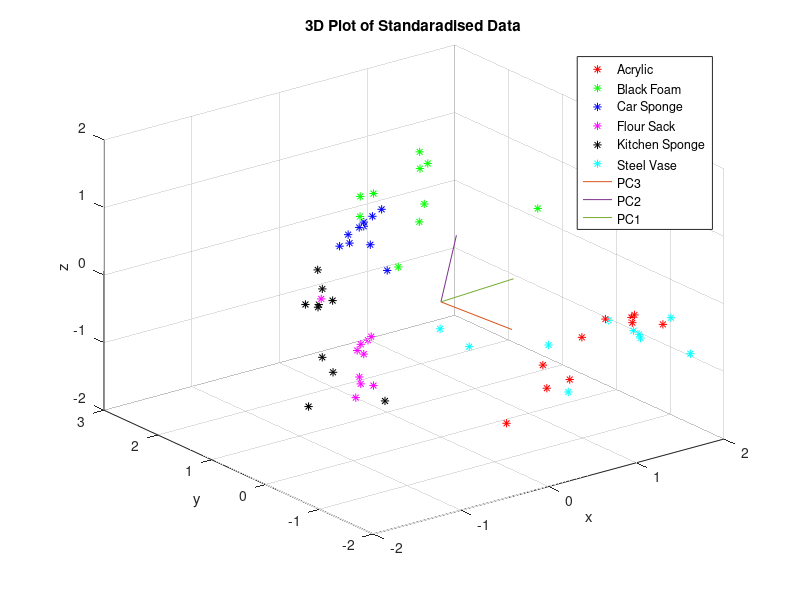
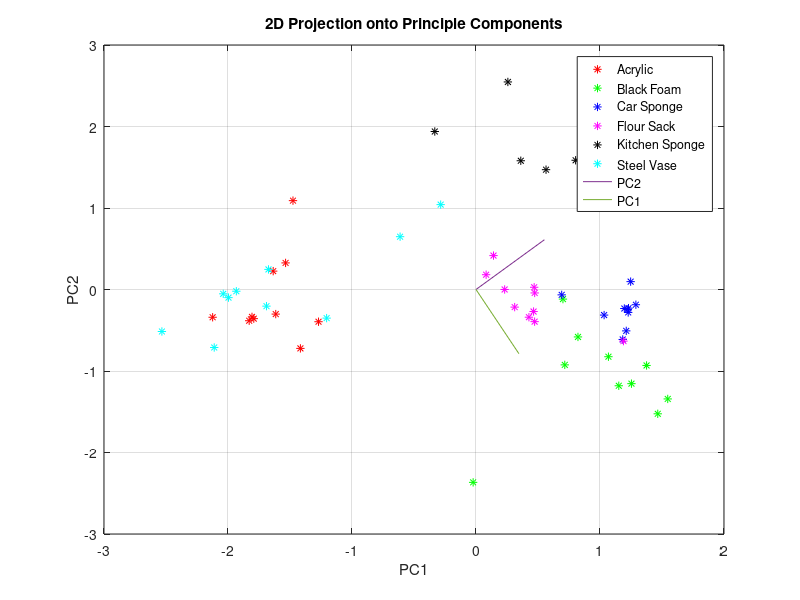

Write the MATLAB code that produced these figures, in order. (Note: this script raises an error after producing the figures.)
clear all
close all
load("F0_PVT.mat")
%Part 1 Section B

%Initialise Object Colours
color = ['r', 'g', 'b', 'm', 'k', 'c'];

%a)
%Report Covariance matrix, eigen values, eigenvectors for the data

%Covariance matrix 
% - Combine struct to a single 3x60 matrix (TVP x all 10 trials on all 6
% objects)
% - Standardise (Subtract mean and divide by standard deviation)
% - Find covariance of the 3x60 matrix
concatenated_matrix = PVT';

matrix_mean = mean(concatenated_matrix, 2);
matrix_st = std(concatenated_matrix.');
concatenated_matrix = concatenated_matrix - matrix_mean;

concatenated_matrix(1, :) = concatenated_matrix(1, :) ./ matrix_st(1);
concatenated_matrix(2, :) = concatenated_matrix(2, :) ./ matrix_st(2);
concatenated_matrix(3, :) = concatenated_matrix(3, :) ./ matrix_st(3);

matrix_covariance = cov(concatenated_matrix.');
[matrix_eig_vects, matrix_eig_vals] = eig(matrix_covariance);

%b)
%Replot the standardised data with principal components displayed.

%Assign objects to correct points
acrylicPoints = concatenated_matrix(:, 1:10);
blackFoamPoints = concatenated_matrix(:, 11:20);
carSpongePoints = concatenated_matrix(:, 21:30);
flourSackPoints = concatenated_matrix(:, 31:40);
kitchenSpongePoints = concatenated_matrix(:, 41:50);
steelVasePoints = concatenated_matrix(:, 51:60);

%Plotting standardised matrix

figure;
plot3(acrylicPoints(1,:),acrylicPoints(2,:), acrylicPoints(3,:),'*',"Color", color(1));
hold on
plot3(blackFoamPoints(1,:),blackFoamPoints(2,:), blackFoamPoints(3,:),'*',"Color", color(2));
hold on
plot3(carSpongePoints(1,:),carSpongePoints(2,:), carSpongePoints(3,:),'*',"Color", color(3));
hold on
plot3(flourSackPoints(1,:),flourSackPoints(2,:), flourSackPoints(3,:),'*',"Color", color(4));
hold on
plot3(kitchenSpongePoints(1,:),kitchenSpongePoints(2,:), kitchenSpongePoints(3,:),'*',"Color", color(5));
hold on
plot3(steelVasePoints(1,:),steelVasePoints(2,:), steelVasePoints(3,:),'*',"Color", color(6));
hold on

%Displaying eigen vectors
x = [ matrix_eig_vects(1, 1), matrix_eig_vects(2, 1), matrix_eig_vects(3, 1)];
y = [ matrix_eig_vects(1, 2), matrix_eig_vects(2, 2), matrix_eig_vects(3, 2)];
z = [ matrix_eig_vects(1, 3), matrix_eig_vects(2, 3), matrix_eig_vects(3, 3)];

%PC3
plot3([0; x(1)], [0; y(1)], [0; z(1)],"Color", '#D95319');
%PC2
plot3([0; x(2)], [0; y(2)], [0; z(2)],"Color", '#7E2F8E');
%PC1
plot3([0; x(3)], [0; y(3)], [0; z(3)],"Color", '#77AC30');

title("3D Plot of Standaradised Data");
xlabel("x");
ylabel("y");
zlabel("z");
legend('Acrylic','Black Foam','Car Sponge', 'Flour Sack', 'Kitchen Sponge','Steel Vase', 'PC3','PC2', 'PC1');
grid on
hold off

%c)
%Reduce the data to 2-dimensions and replot.

%two largest eigenvalues are column 3 then column 2, choose those eigenvectors
%multiply this feature vector matrix with the original data

feature_vector = [matrix_eig_vects(:,3), matrix_eig_vects(:,2)]; 

two_d_plot = concatenated_matrix.' * feature_vector;

%Assign objects to correct points
acrylicPoints2d = two_d_plot(1:10, :);
blackFoamPoints2d = two_d_plot(11:20, :);
carSpongePoints2d = two_d_plot(21:30, :);
flourSackPoints2d = two_d_plot(31:40, :);
kitchenSpongePoints2d = two_d_plot(41:50, :);
steelVasePoints2d = two_d_plot(51:60, :);


figure;
plot(acrylicPoints2d(:, 1),acrylicPoints2d(:, 2),'*',"Color", color(1));
hold on
plot(blackFoamPoints2d(:, 1),blackFoamPoints2d(:, 2),'*',"Color", color(2));
hold on
plot(carSpongePoints2d(:, 1),carSpongePoints2d(:, 2),'*',"Color", color(3));
hold on
plot(flourSackPoints2d(:, 1),flourSackPoints2d(:, 2),'*',"Color", color(4));
hold on
plot(kitchenSpongePoints2d(:, 1),kitchenSpongePoints2d(:, 2),'*',"Color", color(5));
hold on
plot(steelVasePoints2d(:, 1),steelVasePoints2d(:, 2),'*',"Color", color(6));
hold on


x = [matrix_eig_vects(2, 1), matrix_eig_vects(3, 1)];
y = [matrix_eig_vects(2, 2), matrix_eig_vects(3, 2)];

%Plot Principal Component Lines

%PC2
plot([0; x(1)], [0; y(1)],"Color", '#7E2F8E');
%PC1
plot([0; x(2)], [0; y(2)],"Color", '#77AC30');
title("2D Projection onto Principle Components");
xlabel("PC1");
ylabel("PC2");
legend('Acrylic','Black Foam','Car Sponge', 'Flour Sack', 'Kitchen Sponge','Steel Vase', 'PC2', 'PC1');
grid on
hold off


%d)
%Show how the data is distributed across all PCs by plotting as separate 1D
%number lines


% Choose the Largest Feature vector which is first element in feature_vector
one_d_plot_pc1 = concatenated_matrix.' * feature_vector(:,1);
one_d_plot_pc2 = concatenated_matrix.' * feature_vector(:,2);

%Or take the corresponding values straight from the 2D plot.
%one_d_plot_pc1 = [two_d_plot(: , 1)];
%one_d_plot_pc1 = [two_d_plot(: , 2)];


%Assign objects to correct points

%PC1
acrylicPoints1d = one_d_plot_pc1(1:10, 1);
blackFoamPoints1d = one_d_plot_pc1(11:20, 1);
carSpongePoints1d = one_d_plot_pc1(21:30, 1);
flourSackPoints1d = one_d_plot_pc1(31:40, 1);
kitchenSpongePoints1d = one_d_plot_pc1(41:50, 1);
steelVasePoints1d = one_d_plot_pc1(51:60, 1);
%PC2
acrylicPoints1d_pc2 = one_d_plot_pc2(1:10, 1);
blackFoamPoints1d_pc2 = one_d_plot_pc2(11:20, 1);
carSpongePoints1d_pc2 = one_d_plot_pc2(21:30, 1);
flourSackPoints1d_pc2 = one_d_plot_pc2(31:40, 1);
kitchenSpongePoints1d_pc2 = one_d_plot_pc2(41:50, 1);
steelVasePoints1d_pc2 = one_d_plot_pc2(51:60, 1);


figure;
nexttile
hold on;
plot(acrylicPoints1d(:, 1), 1,'*',"Color", color(1));
hold on
plot(blackFoamPoints1d(:, 1), 1,'*',"Color", color(2));
hold on
plot(carSpongePoints1d(:, 1), 1,'*',"Color", color(3));
hold on
plot(flourSackPoints1d(:, 1), 1,'*',"Color", color(4));
hold on
plot(kitchenSpongePoints1d(:, 1), 1,'*',"Color", color(5));
hold on
plot(steelVasePoints1d(:, 1), 1,'*',"Color", color(6));
grid on
title("1-D Projection onto Principal Component 1");
set(gca,'YTickLabel',{' '})
nexttile
hold on;
plot(acrylicPoints1d_pc2(:, 1), 1,'*',"Color", color(1));
hold on
plot(blackFoamPoints1d_pc2(:, 1), 1,'*',"Color", color(2));
hold on
plot(carSpongePoints1d_pc2(:, 1), 1,'*',"Color", color(3));
hold on
plot(flourSackPoints1d_pc2(:, 1), 1,'*',"Color", color(4));
hold on
plot(kitchenSpongePoints1d_pc2(:, 1), 1,'*',"Color", color(5));
hold on
plot(steelVasePoints1d_pc2(:, 1), 1,'*',"Color", color(6));
title("1-D Projection onto Principal Component 2");
set(gca,'YTickLabel',{' '})
grid on

hold off



%Part 2 Section B

%a)
%Use PCA to determine the principal components of electrode data. Report on
%the variances with a Scree plot

load("F0Electrodes.mat");

% Electrode Data is normalized across the 19 electrodes
normalisedElectrodes = normalize(ElectrodesData);

% Covariance Matrix for the Electrode Data
covMat = cov(normalisedElectrodes);

% 19 x 19 Eigenvector produced
[covEigenVectorsFull, covEigenValuesFull] = eig(covMat);

% The Eigenvalues are extracted from the diagonal and flipped to make them
% descending order
screePlotY = flip(diag(covEigenValuesFull));

%Scree Plot produced from eigen values
figure;
plot(1:19, screePlotY, '-o');
title("Scree Plot for Electrode Data")
xlabel("Electrodes")
ylabel("Eigenvalues")

%Extract top 3 eigenvectors - Could be optimised by extracting from
%preliminary matrix
[covEigenVectors, covEigenValues] = eigs(covMat, 3);

%Project the data on to the 3 Principal Components
projectionPrincipalComponents = normalisedElectrodes *covEigenVectors;



%Visualize the electrode data using the three principal components with largest
%variance. 

%Plot the data accordingly per object and ensures colours are consistent
acrylicPrincipalComponents = projectionPrincipalComponents(1:10, :);
blackFoamPrincipalComponents = projectionPrincipalComponents(11:20, :);
carSpongePrincipalComponents = projectionPrincipalComponents(21:30, :);
flourSackPrincipalComponents = projectionPrincipalComponents(31:40, :);
kitchenSpongePrincipalComponents = projectionPrincipalComponents(41:50, :);
steelVasePrincipalComponents = projectionPrincipalComponents(51:60, :);

color = ['r', 'g', 'b', 'm', 'k', 'c'];
figure;
plot3(acrylicPrincipalComponents(:,1),acrylicPrincipalComponents(:,2),acrylicPrincipalComponents(:,3),'*',"Color", color(1))
hold on
plot3(blackFoamPrincipalComponents(:,1),blackFoamPrincipalComponents(:,2),blackFoamPrincipalComponents(:,3), '*',"Color", color(2))
hold on
plot3(carSpongePrincipalComponents(:,1),carSpongePrincipalComponents(:,2),carSpongePrincipalComponents(:,3),'*', "Color", color(3))
hold on
plot3(flourSackPrincipalComponents(:,1),flourSackPrincipalComponents(:,2),flourSackPrincipalComponents(:,3),'*', "Color", color(4))
hold on
plot3(kitchenSpongePrincipalComponents(:,1),kitchenSpongePrincipalComponents(:,2),kitchenSpongePrincipalComponents(:,3),'*',"Color", color(5))
hold on
plot3(steelVasePrincipalComponents(:,1),steelVasePrincipalComponents(:,2),steelVasePrincipalComponents(:,3),'*',"Color" ,color(6))
hold on
title("Principal Component Projection for Each Object")
xlabel('PC1'); ylabel('PC2'); zlabel('PC3');
legend('Acrylic','Black Foam','Car Sponge', 'Flour Sack', 'Kitchen Sponge','Steel Vase')
save("PCAF0Electrodes.mat", "projectionPrincipalComponents");










